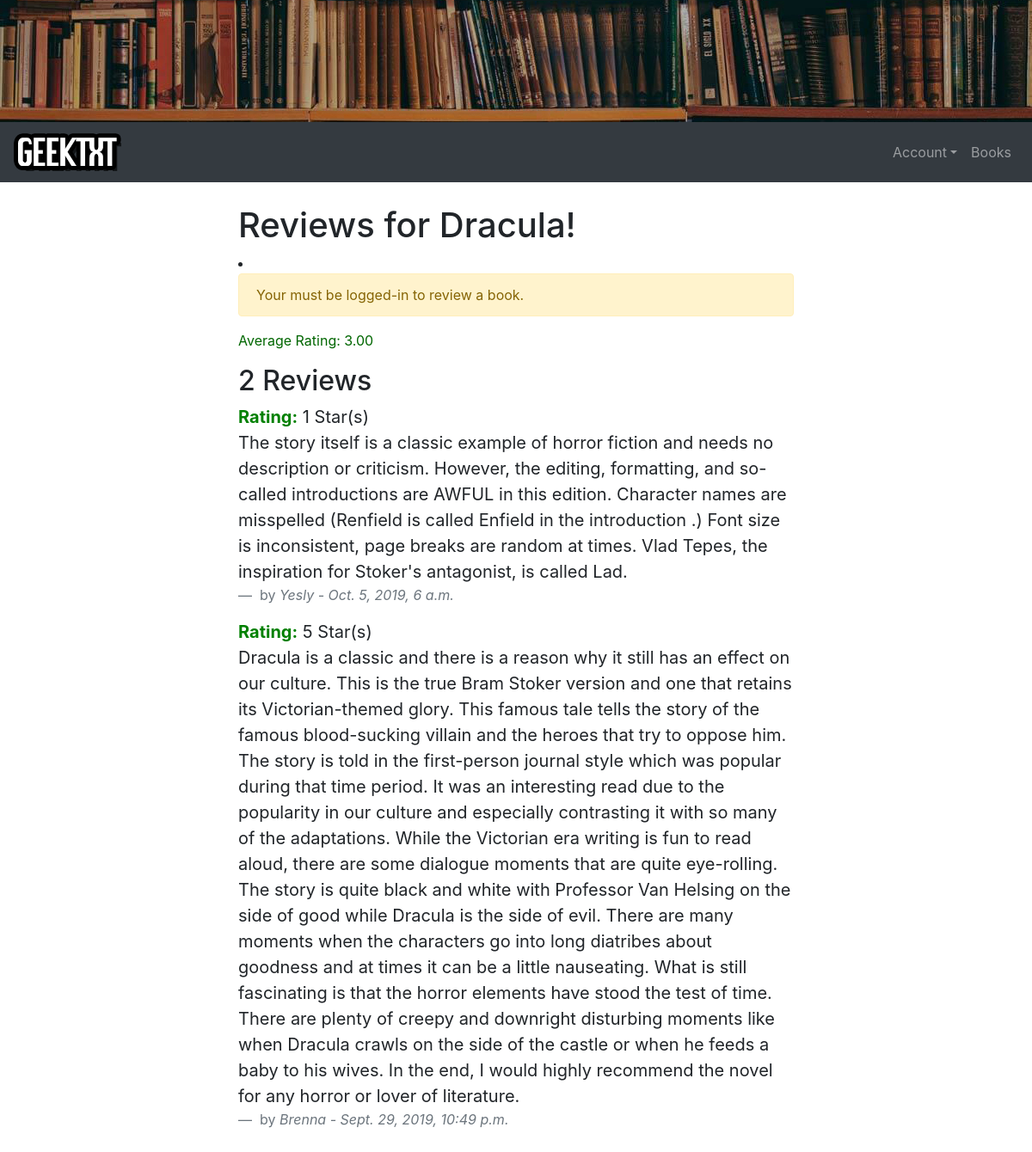
The app's page /reviews/8/Dracula, older data.
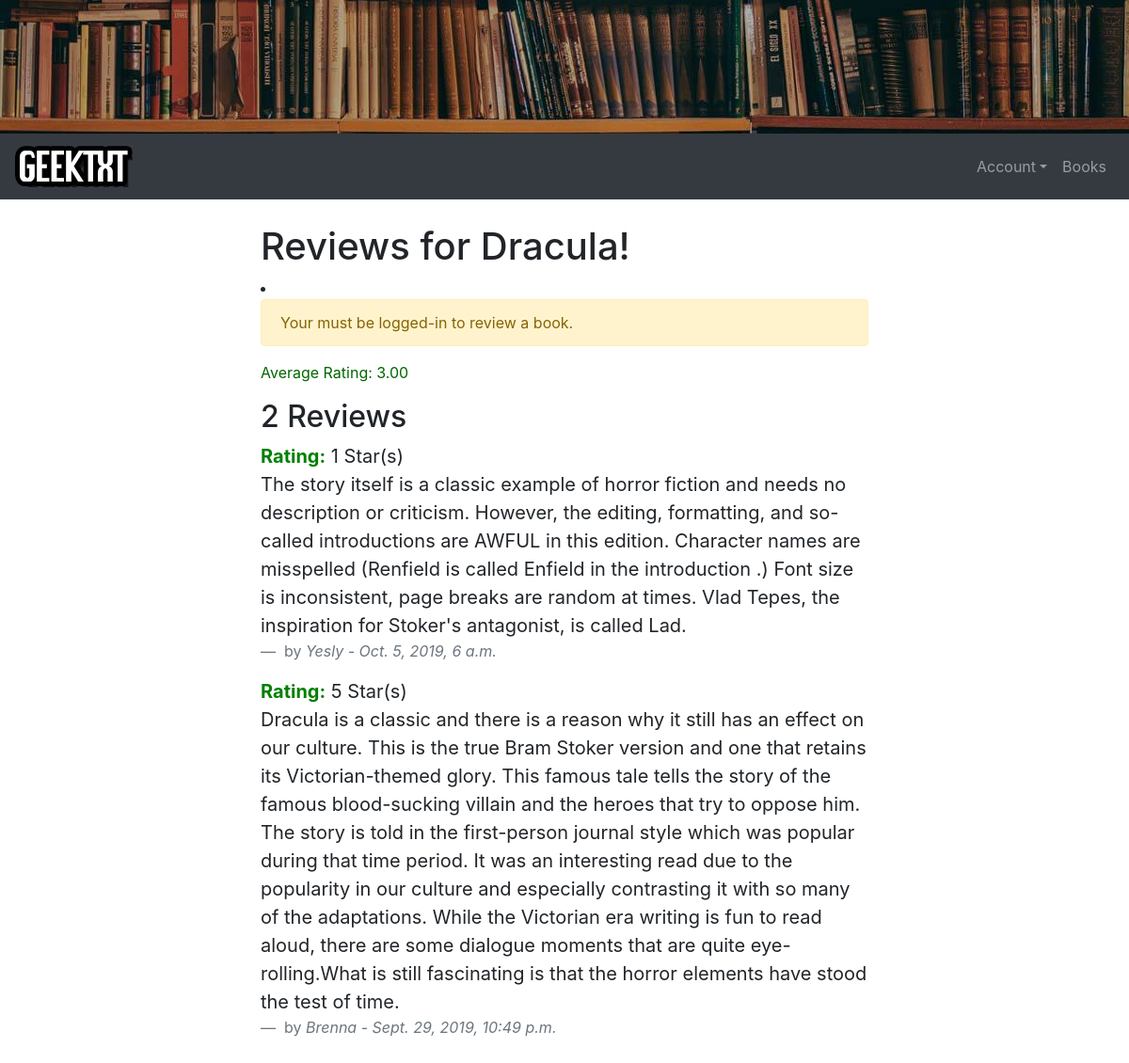
The same page, newer data.
### bookstore/models.py (models this page shows, shortened)
class Book(models.Model):
	title = models.CharField(max_length=100)
	author = models.ForeignKey(Author, on_delete=models.CASCADE)
	datePublished = models.DateField()
	bookDescription = models.TextField(null=True)
	genre = models.ForeignKey(Genre, on_delete=models.SET('Default'))
	publisher = models.ForeignKey(Publisher, on_delete=models.SET('Default'))
	price = models.DecimalField(max_digits=5, decimal_places=2)
	photo = models.ImageField(upload_to="gallery")

### reviews/models.py (models this page shows, shortened)
class Review(models.Model):
	content = models.CharField(max_length=800)
	date_posted = models.DateTimeField(auto_now_add=True)
	author = models.ForeignKey(User, on_delete=models.CASCADE)
	book = models.ForeignKey(Book, on_delete=models.CASCADE)
	RATING_CHOICES = zip(range(1,6), range(1,6))
	rating = models.IntegerField(choices=RATING_CHOICES, default=1)
	anonymous = models.BooleanField(default=False)

### reviews/views.py (the view)
# urls.py: path(r'reviews/<id>/<title>', views.reviews, name='reviews'),
def reviews(request, id, title):
	user = request.user
	book = get_object_or_404(Book, id=id, title=title)
	reviews = Review.objects.filter(book=book).order_by('-id')
	average_rating = reviews.aggregate(average=Avg('rating'))
	if user.is_authenticated:
		this_user_review = reviews.filter(author=user)
		reviews_minus_this_user = reviews.exclude(author=user)
		purchased = Book_User.objects.filter(book=book, user=user).exists()
		reviewed_already = Review.objects.filter(book=book, author=user).exists()
	else:
		this_user_review =  None
		reviews_minus_this_user = reviews
		review_form = ReviewForm(request.POST or None)
		purchased = None
		reviewed_already = None
	if request.method == 'POST':
		if Review.objects.filter(book=book, author=user).exists():
			messages.warning(request, "You can only review a book once.")
			review_form = ReviewForm(request.POST or None)
		else:
			review_form = ReviewForm(request.POST or None)
			if review_form.is_valid():
				content = request.POST.get('content')
				rating = request.POST.get('rating')
				review = Review.objects.create(book=book, author=user, content=content, rating=rating)
				review.save()
				messages.success(request, "You've successfully reviewed this book.")
				review_form= ReviewForm()
			else:
				review_form= ReviewForm()
	else:
		review_form= ReviewForm()
	context = {
    	'title': 'Reviews',
    	'reviews': reviews,
    	'this_user_review': this_user_review,
    	'reviews_minus_this_user': reviews_minus_this_user,
    	'review_form': review_form,
    	'book_title': book.title,
    	'average_rating': average_rating['average'],
    	'user': user,
    	'purchased': purchased,
    	'reviewed_already': reviewed_already,
    }
	return render(request, 'reviews/reviews.html', context)

### reviews/templates/reviews/reviews.html (shortened to what this page needs)
{% extends 'base.html' %}
{% block content %}
<div class="review-wrap">
	<h1>Reviews for {{ book_title }}!</h1>
	{% if user.is_authenticated %}
		{% if purchased %}
			{% if reviewed_already %}
				<li>
					<div class="alert alert-warning"> You have already reviewed this book. </div>
				</li>
			{% else %}
				{% if reviews.count == 0 %}
					<p>Be the first to review this book!</p>
				{% elif this_user_review|length == 0 %}
					<p>Create a review!</p>
				{% endif %}
				<form method="post" class="review-form-group">
					<p>Write a review no more than 800 characters long.</p>
					{% csrf_token %}
					{{ review_form.as_p}}
					<input type="submit" value="Review" class="btn btn-outline-success" id="review-btn">
				</form>
			{% endif %}
		{% else %}
			<li>
				<div class="alert alert-warning"> You must purchase this book in order to review it. </div>
			</li>
		{% endif %}
	{% else %}
		<li>
			<div class="alert alert-warning"> Your must be logged-in to review a book. </div>
		</li>
	{% endif %}
	<div class="main-content-section">
		{% if average_rating %}
			<p class="ave-rating">Average Rating: {{ average_rating|floatformat:2 }}</p>
		{% endif %}
		<h2>{{ reviews.count }} Review{{ reviews|pluralize }}</h2>
		{% for review in reviews_minus_this_user %}
			<blockquote class="blockquote">
				<p class="mb-0"><span class="rating">Rating:</span> {{ review.rating }} Star(s)</p>
				<p class="mb-0">{{ review.content }}</p>
				<footer class="blockquote-footer"> by
					<cite title="Source Title">
					{% if review.anonymous %}
						Anonymous
					{% else %}
						{{ review.author|capfirst }}
					{% endif %}
					 - {{ review.date_posted }}</cite>
				</footer>
			</blockquote>
    	{% endfor %}
    </div>
</div>
{% endblock content %}

### bookstore/templates/base.html (shortened to what this page needs)
{% load static %}
<!doctype html>
<html lang="en">
    <head>
        <link rel="stylesheet" href="https://stackpath.bootstrapcdn.com/bootstrap/4.3.1/css/bootstrap.min.css">
        <link rel="stylesheet" href="{% static 'css/review-style.css' %}">
    </head>
    <body>
        <img class="img-fluid" style="width: 100%;height: auto;" src="{% static 'images/books.jpg' %}" alt="Card image">
        <nav class="navbar navbar-expand-lg navbar-dark bg-dark mb-3">
            <a class="navbar-brand" href="{% url 'bookstore-home' %}"><img src="{% static 'images/logoSmall.png' %}"></a>
            <div class="collapse navbar-collapse" id="navbarSupportedContent">
                <ul class="navbar-nav ml-auto">
                    {% if user.is_authenticated %}
                    <li class="nav-item dropdown">
                        <a class="nav-link dropdown-toggle" data-toggle="dropdown" href="#" role="button" aria-haspopup="true" aria-expanded="false">
                            <img class="rounded-circle border border-warning" src="{{ user.profile.profilePic.url }}" width="30" height="30" alt="">
                             {{ user.username }}
                        </a>
                        <div class="dropdown-menu">
                            <a class="dropdown-item" href="{% url 'profile' %}">Profile</a>
                            <a class="dropdown-item" href="{% url 'wishlists' %}">Wishlist</a>
                            <a class="dropdown-item" href="{% url 'logout' %}">Log Out</a>
                        </div>
                    </li>
                    {% else  %}
                    <li class="nav-item dropdown">
                            <a class="nav-link dropdown-toggle" data-toggle="dropdown" href="#" role="button" aria-haspopup="true" aria-expanded="false">Account</a>
                    </li>
                    {% endif  %}
                    <li class="nav-item">
                        <a class="nav-link" href="{% url 'bookstore-books' %}">Books</a>
                    </li>
                </ul>
            </div>
        </nav>
        <div class="container">
            {% block content %}
            {% endblock content %}
        </div>
    </body>
</html>

### bookstore/static/css/review-style.css (style rules this page uses)
.review-wrap { margin: auto; width: 60%; padding: 10px; }
.rating { color: green; font-weight: bold; }
.ave-rating { color: #006600; }

Row changes from the older to the newer data that the page shows:
changed Review "Brenna": content "…moments that are quite eye-rolling. The story is quite black and white with Professor Van Helsing on the side of good while Dracula is the side of evil. There are many moments when the characters go into long diatribes about goodness and at times it can be a little nauseating. What is still fascinating is that the horror elements have stood the test of time. There are plenty of creepy and downright disturbing moments like when Dracula crawls on the side of the castle or when he feeds a baby to his wives. In the end, I would highly recommend the novel for any horror or lover of literature." → "…moments that are quite eye-rolling.What is still fascinating is that the horror elements have stood the test of time."
